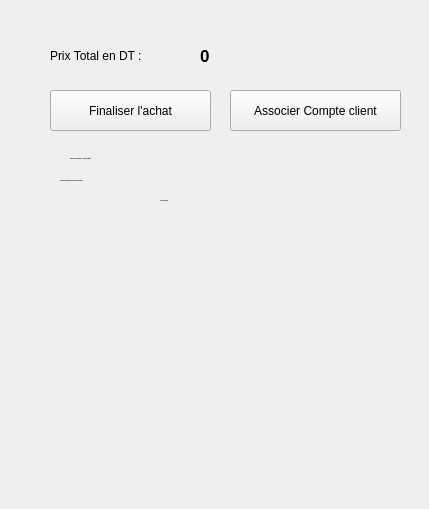
            <widget class="QWidget" name="scrollAreaWidgetContents_10">
             <property name="geometry">
              <rect>
               <x>0</x>
               <y>0</y>
               <width>429</width>
               <height>509</height>
              </rect>
             </property>
             <widget class="QPushButton" name="pushButton">
              <property name="geometry">
               <rect>
                <x>50</x>
                <y>90</y>
                <width>161</width>
                <height>41</height>
               </rect>
              </property>
              <property name="text">
               <string>Finaliser l'achat</string>
              </property>
             </widget>
             <widget class="QLabel" name="label_60">
              <property name="geometry">
               <rect>
                <x>50</x>
                <y>40</y>
                <width>151</width>
                <height>31</height>
               </rect>
              </property>
              <property name="text">
               <string>Prix Total en DT : </string>
              </property>
             </widget>
             <widget class="QLabel" name="total_label">
              <property name="geometry">
               <rect>
                <x>200</x>
                <y>40</y>
                <width>71</width>
                <height>31</height>
               </rect>
              </property>
              <property name="styleSheet">
               <string notr="true">#total_label{
font-size : 17px ; 
 
font-weight : bold ;
}</string>
              </property>
              <property name="text">
               <string>0</string>
              </property>
             </widget>
             <widget class="QPushButton" name="pushButton_16">
              <property name="geometry">
               <rect>
                <x>230</x>
                <y>90</y>
                <width>171</width>
                <height>41</height>
               </rect>
              </property>
              <property name="text">
               <string>Associer Compte client</string>
              </property>
             </widget>
             <widget class="QLabel" name="label_62">
              <property name="geometry">
               <rect>
                <x>70</x>
                <y>150</y>
                <width>341</width>
                <height>16</height>
               </rect>
              </property>
              <property name="font">
               <font>
                <family>Montserrat</family>
                <pointsize>-1</pointsize>
                <weight>75</weight>
                <bold>true</bold>
               </font>
              </property>
              <property name="text">
               <string>Chaque 1DT consommé = 1 point de fidélité</string>
              </property>
             </widget>
             <widget class="QLabel" name="label_63">
              <property name="geometry">
               <rect>
                <x>60</x>
                <y>170</y>
                <width>311</width>
                <height>21</height>
               </rect>
              </property>
              <property name="font">
               <font>
                <family>Montserrat</family>
                <pointsize>-1</pointsize>
                <weight>75</weight>
                <bold>true</bold>
               </font>
              </property>
              <property name="text">
               <string>100 Points de fidélités peuvent être converties </string>
              </property>
             </widget>
             <widget class="QLabel" name="label_64">
              <property name="geometry">
               <rect>
                <x>160</x>
                <y>190</y>
                <width>121</width>
                <height>21</height>
               </rect>
              </property>
              <property name="font">
               <font>
                <family>Montserrat</family>
                <pointsize>-1</pointsize>
                <weight>75</weight>
                <bold>true</bold>
               </font>
              </property>
              <property name="text">
               <string> en 5% de remise.</string>
              </property>
             </widget>
            </widget>
